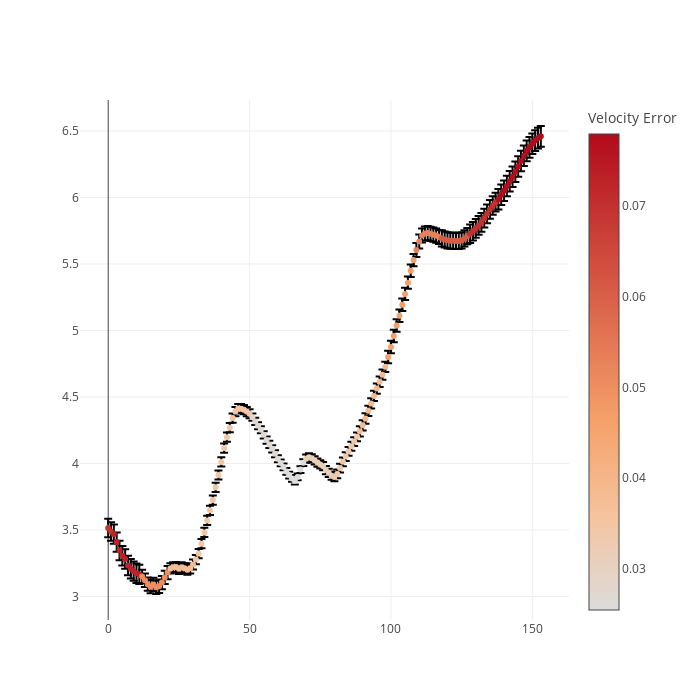

The cell this chart's notebook holds for it:
### Code cell
# Speed
euclidean = lambda xs: sum(x**2 for x in xs) ** 0.5
speed = df[["ve", "vn", "vu"]].apply(euclidean, axis=1)

ply.iplot(dict(
    data=[go.Scatter(y=speed, mode="markers", 
                     error_y=dict(type="data", array=df.velacc),
                     marker=dict(color=df.velacc, showscale=True, colorbar=dict(title="Velocity Error")))],
    layout=dict(
        height=700,
        width=700,
    )
))

### Figure 1 — Plotly figure (JSON) as saved in the notebook; plotly's stock layout.template omitted (floating-point values rounded to 4 significant figures; data arrays with more than 128 entries replaced by an {"elided": "..."} marker saying what was removed)
{"data": [{"error_y": {"array": {"elided": "154 float values"}, "type": "data"}, "marker": {"color": {"elided": "154 float values"}, "colorbar": {"title": {"text": "Velocity Error"}}, "showscale": true}, "mode": "markers", "type": "scatter", "uid": "ea00e3e6-995e-45cf-81ea-c76a49baa766", "y": {"elided": "154 float values"}}], "layout": {"height": 700, "width": 700}}
